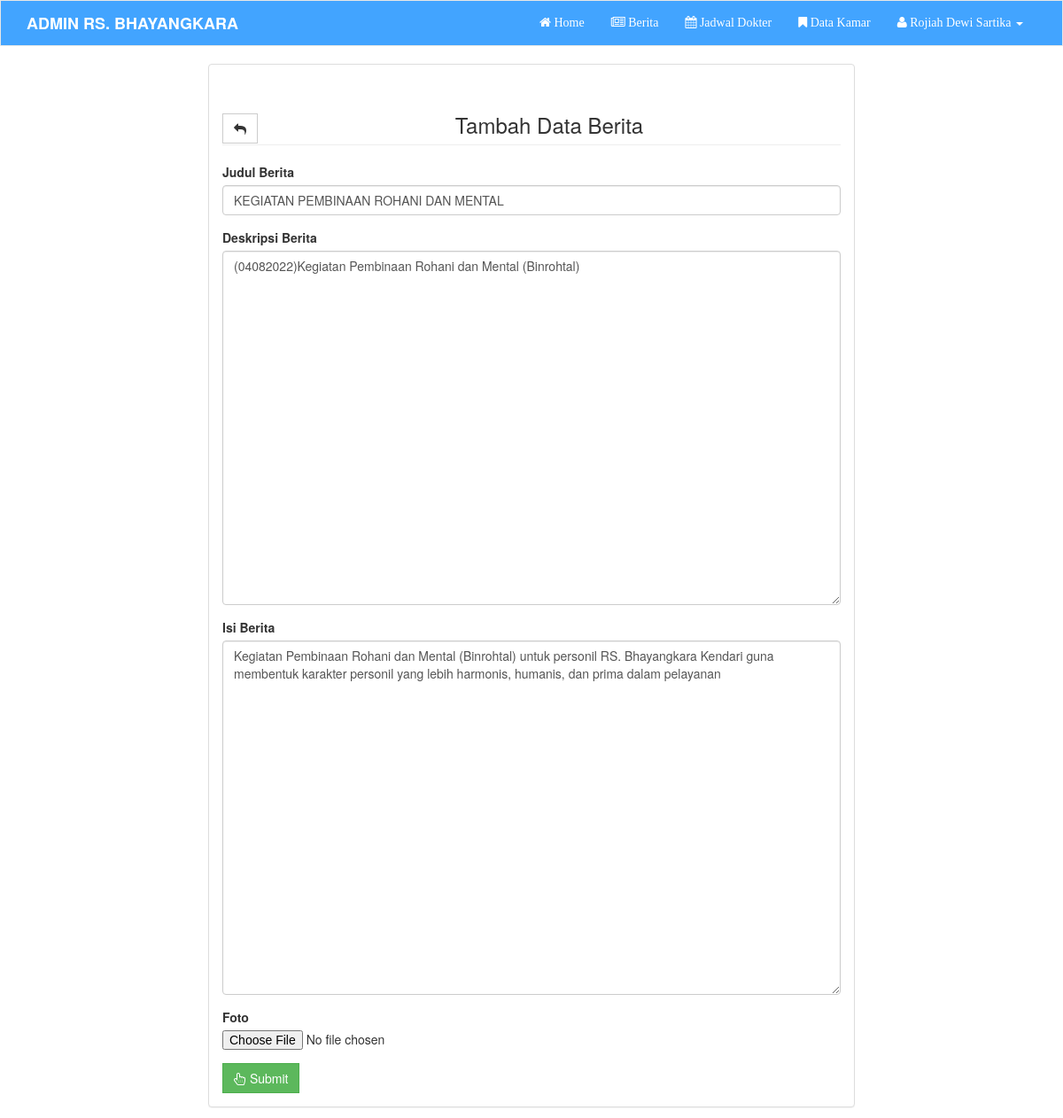
Screenshot of /admin/admin.php?hal=edit_berita&x=35 (signed in) with the database file from the repository.
### tables this page shows
CREATE TABLE `berita` (
  `id_berita` int(10) NOT NULL,
  `judul` text NOT NULL,
  `isi` text NOT NULL,
  `deskripsi` text NOT NULL,
  `tgl_buat` date NOT NULL,
  `foto` varchar(100) NOT NULL
);

### admin/admin.php (the view, shortened to what this page needs)
<?php
	include "../koneksi.php";
	if (isset($_SESSION['admin_bhayangkara'])) {
		$id = base64_decode(base64_decode($_SESSION['admin_bhayangkara']));
		$a = $mysqli->query("SELECT * FROM admin WHERE id_admin = '$id' ");
		$row = $a->fetch_array();
	} else {
		die();
	}
?>
<!DOCTYPE html>
<html>
<head>
	<link rel="stylesheet" type="text/css" href="bootstrap/css/bootstrap.css">
	<link rel="stylesheet" type="text/css" href="bootstrap/font-awesome/css/font-awesome.css">
</head>
<body>
	<nav class="navbar navbar-default" style="border-radius:0px; background-color:#42a4ff;">
	  <div class="container">
	    <div class="navbar-header">
	      <a class="navbar-brand" href="#" style="color:#fff; font-weight:bold;">ADMIN RS. BHAYANGKARA</a>
	    </div>
	    <div class="collapse navbar-collapse" id="bs-example-navbar-collapse-1">
	      <ul class="nav navbar-nav navbar-right">
	        <li><a href="admin.php"><i class="fa fa-home"></i> Home</a></li>
	        <li><a href="?hal=berita"><i class="fa fa-newspaper-o"></i> Berita</a></li>
	        <li><a href="?hal=jadwal"><i class="fa fa-calendar"></i> Jadwal Dokter</a></li>
	        <li><a href="?hal=kamar"><i class="fa fa-bookmark"></i> Data Kamar</a></li>
	        <li class="dropdown">
	          <a href="#" class="dropdown-toggle" data-toggle="dropdown" role="button" aria-haspopup="true" aria-expanded="false"><i class="fa fa-user"></i> <?php echo $row['nama'] ?> <span class="caret"></span></a>
	        </li>
	      </ul>
	    </div>
	  </div>
	</nav>
	<div class="container">
	  <?php include "konten.php"; ?>
	</div>
</body>
</html>

### admin/konten/edit_berita.php (shortened to what this page needs)
<?php
	if (isset($_GET['x'])) {
       $id = $_GET['x'];
       $s = $mysqli->query("SELECT * FROM berita WHERE id_berita = '$id' ");
       $n = $s->num_rows;
       if ($n == 0) {
       	  header("location:?hal=berita");
       } elseif ($n == 1) {
       	  $r = $s->fetch_array();
       }
	} else {
	   header("location:?hal=berita");
	}
?>
<div class="col-lg-8 col-md-offset-2">
  <div class="panel panel-default">
	<div class="panel-body">
	  <h3 align="center" class="page-header"><a href="?hal=berita" class="btn btn-default pull-left"><i class="fa fa-reply"></i></a> Tambah Data Berita</h3>
	  <form method="POST" enctype="multipart/form-data">
	  	 <div class="form-group">
	  	   <label>Judul Berita</label>
	  	   <input type="text" name="jd" class="form-control" required placeholder="Judul Berita" value="<?php echo $r['judul'] ?>">
	  	 </div>
	  	 <div class="form-group">
	  	   <label>Deskripsi Berita</label>
	  	   <textarea name="des" class="form-control" style="height:400px;"><?php echo $r['deskripsi'] ?></textarea>
	  	 </div>
	  	 <div class="form-group">
	  	   <label>Isi Berita</label>
	  	   <textarea name="isi" class="form-control" id="berita" style="height:400px;"><?php echo $r['isi'] ?></textarea>
	  	 </div>
	  	 <div class="form-group">
	  	   <label>Foto</label>
	  	   <input type="file" name="file">
	  	 </div>
	  	 <button type="submit" class="btn btn-success" name="submit"><i class="fa fa-hand-pointer-o"></i> Submit</button>
	  </form>
	</div>
  </div>
</div>

### admin/admin.php (style rules this page uses)
.navbar > .container > .collapse > .nav > li > a { color:#fff; font-family: Times New Roman; }
.btn { border-radius: 0px; }

### rows the page displays
berita: jd "KEGIATAN PEMBINAAN ROHANI DAN MENTAL", des "(04082022)Kegiatan Pembinaan Rohani dan Mental (Binrohtal)", isi "Kegiatan Pembinaan Rohani dan Mental (Binrohtal) untuk personil RS. Bhayangkara Kendari guna membentuk karakter personil yang lebih harmonis, humanis, dan prima dalam pelayanan"

### other values shown
$row['nama'] "Rojiah Dewi Sartika"
